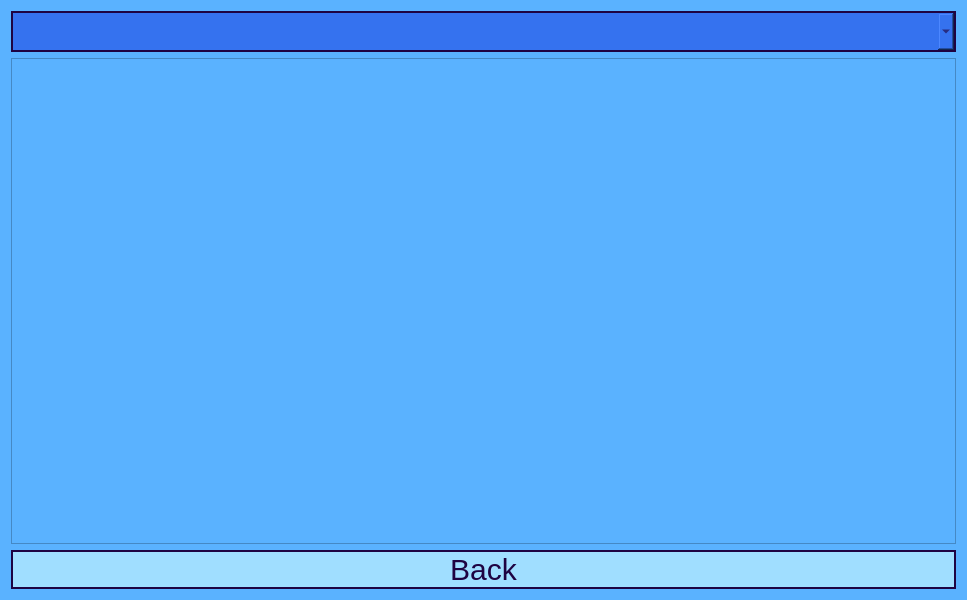
<?xml version="1.0" encoding="UTF-8"?>
<ui version="4.0">
 <class>Help</class>
 <widget class="QDialog" name="Help">
  <property name="geometry">
   <rect>
    <x>0</x>
    <y>0</y>
    <width>967</width>
    <height>600</height>
   </rect>
  </property>
  <property name="windowTitle">
   <string>Dialog</string>
  </property>
  <property name="styleSheet">
   <string notr="true">    background-color: #5AB2FF;
</string>
  </property>
  <layout class="QVBoxLayout" name="verticalLayout">
   <item>
    <widget class="QComboBox" name="comboBox">
     <property name="styleSheet">
      <string notr="true">border: 2px solid #1E0342;
background-color: #3572EF;
color: #1E0342;
font:30px;</string>
     </property>
    </widget>
   </item>
   <item>
    <widget class="QTextEdit" name="textEdit"/>
   </item>
   <item>
    <widget class="QPushButton" name="pushButton">
     <property name="styleSheet">
      <string notr="true">border: 2px solid #1E0342;
background-color: #A0DEFF;
color: #1E0342;
font:30px;</string>
     </property>
     <property name="text">
      <string>Back</string>
     </property>
    </widget>
   </item>
  </layout>
 </widget>
 <resources/>
 <connections/>
</ui>
